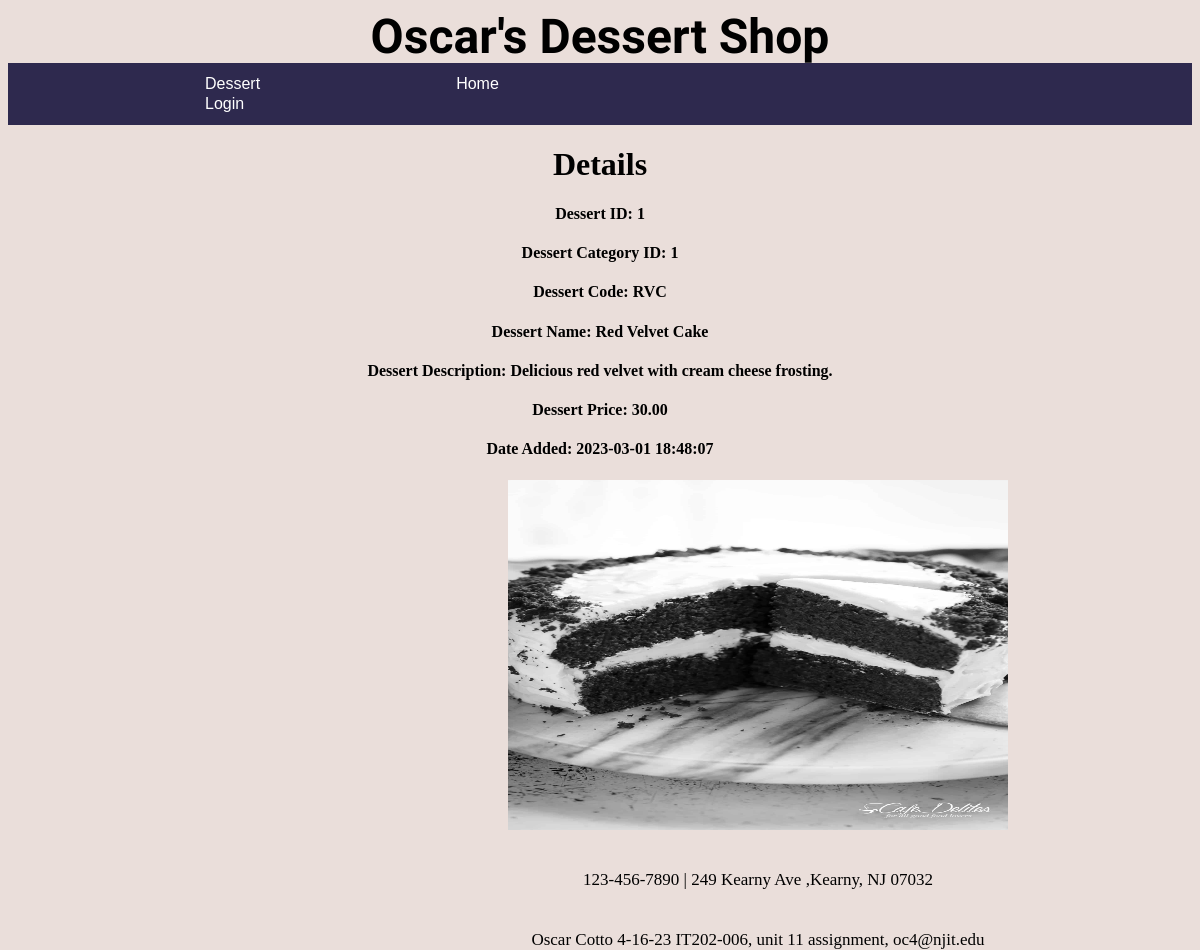
The page /unit11assignment/details.php?dessert_id=1 on the database its author committed.
### tables this page shows
CREATE TABLE `dessert` (
  `dessertID` int(11) NOT NULL,
  `dessertCategoryID` int(11) NOT NULL,
  `dessertCode` varchar(10) NOT NULL,
  `dessertName` varchar(255) NOT NULL,
  `description` text NOT NULL,
  `price` decimal(10,2) NOT NULL,
  `dateAdded` datetime NOT NULL
);

### unit11assignment/details.php (the view, shortened to what this page needs)
<?php
  require_once('database.php');
$dessertID = $_GET['dessert_id'];
$queryProducts = 'SELECT * FROM dessert WHERE dessertID = :dessertID';
$statement3 = $db->prepare($queryProducts);
$statement3->bindValue(':dessertID', $dessertID);
$statement3->execute();
$items = $statement3->fetchAll();
?>
<html>
  <head>
  <link rel="stylesheet" href = "dessert_list.css"/>
    <link rel="stylesheet" href = "../styles.css"/>
  </head>
  <body>
    <main>
      <header>
        <h1 id = "header1">Oscar's Dessert Shop</h1>
      </header>
      <div id = "navBar">
        <ul>
          <li><a href="../unit5assignment/dessert_list.php"><button>Dessert</button></a></li>
          <li><a href="../home.php"><button>Home</button></a></li>
          <li><a href="../shipping.php"><button <?php session_start(); if(!isset($_SESSION['is_valid_admin'])){ ?> style="visibility:hidden;"<?php }?>>Shipping</button></a></li>
          <li><a href="../unit7assignment/createPageForm.php"><button <?php if(!isset($_SESSION['is_valid_admin'])){ ?> style="visibility:hidden;"<?php }?>>Create</button></a></li>
          <?php
            if(isset($_SESSION['is_valid_admin'])) {
          ?>
            <li><a href="../unit9assignment/logout.php"><button>Logout</button></a></li>
          <?php } else {?>
            <li><a href="../unit9assignment/login.php"><button>Login</button></a></li>
          <?php } ?>
        </ul>
      </div>
    <?php
      echo "<h1 style='text-align: center;'>Details</h1>";
      if(isset($_GET['dessert_id'])){
        foreach($items as $item){
          echo "<div style = 'text-align:center;''>";
          echo "<h4>"."Dessert ID: ".$item['dessertID']."</h4>";
          echo "<h4>"."Dessert Category ID: ".$item['dessertCategoryID']."</h4>";
          echo "<h4>"."Dessert Code: ".$item['dessertCode']."</h4>";
          echo "<h4>"."Dessert Name: ".$item['dessertName']."</h4>";
          echo "<h4>"."Dessert Description: ".$item['description']."</h4>";
          echo "<h4>"."Dessert Price: ".$item['price']."</h4>";
          echo "<h4>"."Date Added: ".$item['dateAdded']."</h4>";
          echo "</div>";
        }
        echo "<ul id='dessertPic2'>";
        switch($dessertID){
          case 1:
            echo "<img src='../images/1-modified.jpg' style='height:350px; width:500px;'";
          case 2:
            echo "<img src='../images/2-modified.jpg' style='height:350px; width:500px;'";
          case 3:
            echo "<img src='../images/3-modified.jpg' style='height:350px; width:500px;'";
          case 7:
            echo "<img src='../images/7-modified.jpg' style='height:350px; width:500px;'";
          case 9:
            echo "<img src='../images/9-modified.jpg' style='height:350px; width:500px;'";
          case 11:
            echo "<img src='../images/11-modified.jpg' style='height:350px; width:500px;'";
          default:
            echo "<img src='../images/noAvailable-modified.png' style='height:350px; width:500px;'";
        }
        echo "</ul>";
      }
      echo '<footer>
              123-456-7890 | 249 Kearny Ave ,Kearny, NJ 07032
              </footer>
              <footer>
              Oscar Cotto 4-16-23 IT202-006, unit 11 assignment, oc4@njit.edu
            </footer>'
    ?>
  </body>
</html>

### styles.css (style rules this page uses)
body { background-color: #EADEDA; }
ul { list-style-type: none; margin: 0; padding: 0; }
li { display:inline; margin-left: 180px; }
#navBar { border-style: solid; border-width: .5px; border-color: #2E294E; padding: 10px; background-color: #2E294E; }
button { background-color: #2E294E; color:white; border-style:none; font-size:16px; }
#header1 { text-align: center; font-family: 'ZCOOL XiaoWei', sans-serif; font-family: 'Zeyada', cursive; font-size: 48px; height:50px; margin-bottom:5px; padding:0px; }
footer { margin-top: 40px; text-align: center; font-family:Georgia, 'Times New Roman', Times, serif; font-size:17px; }
#dessertPic2 { margin-left:500px; height:350px; width:500px; }

### rows shown on the page
dessert: dessertID "1", dessertCategoryID "1", dessertCode "RVC", dessertName "Red Velvet Cake", description "Delicious red velvet with cream cheese frosting.", price "30.00", dateAdded "2023-03-01 18:48:07"
